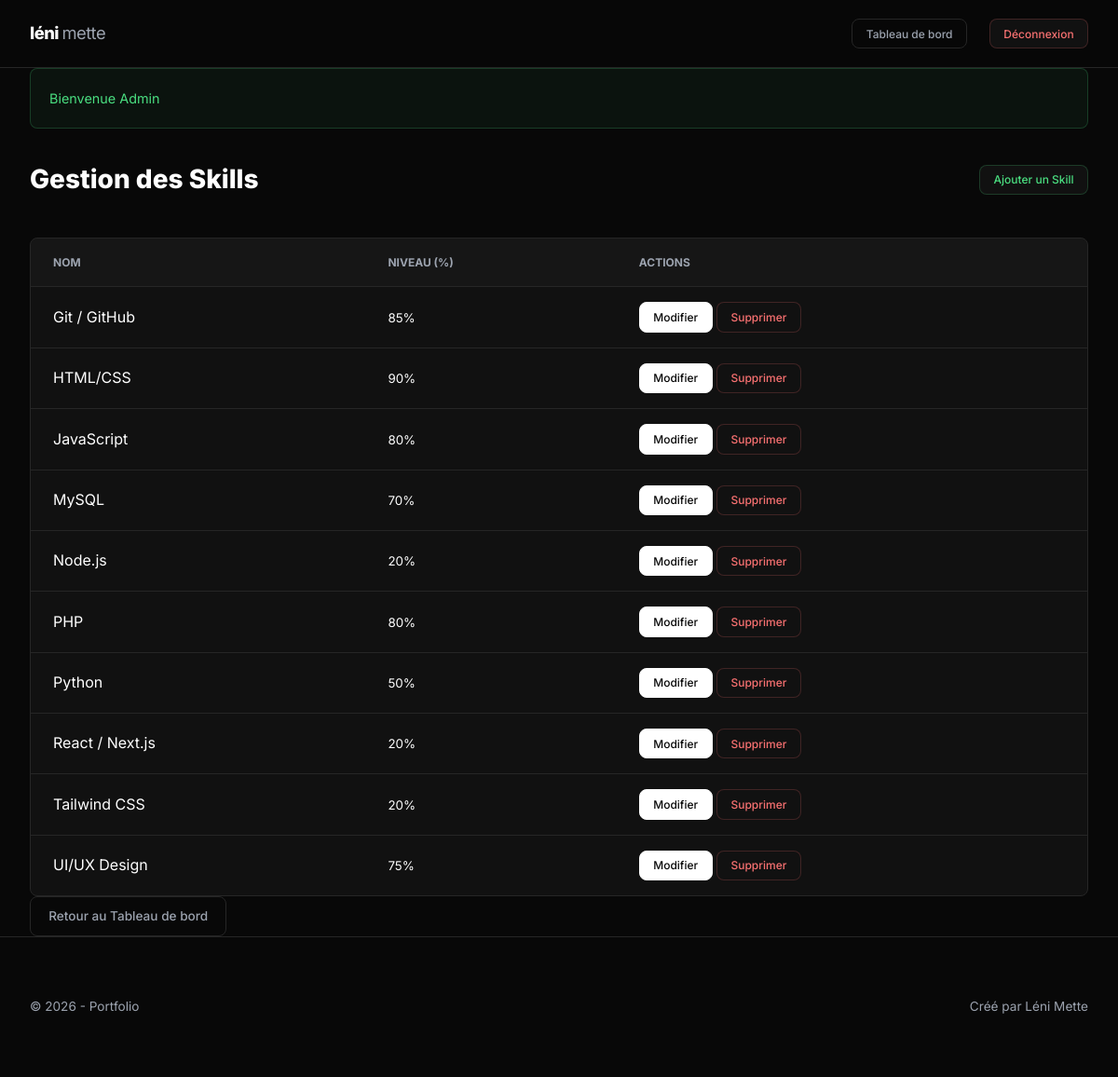
Screenshot of /index.php?action=skill-list (signed in) with the database file from the repository.
### tables this page shows
CREATE TABLE `profile` (
  `id` int(11) NOT NULL,
  `name` varchar(255) NOT NULL,
  `description` text,
  `date_of_birth` date DEFAULT NULL,
  `email` varchar(255) DEFAULT NULL,
  `phone_number` varchar(50) DEFAULT NULL,
  `id_image` int(11) DEFAULT NULL
);

CREATE TABLE `skills` (
  `id` int(11) NOT NULL,
  `name` varchar(255) NOT NULL,
  `level` varchar(100) DEFAULT NULL
);

### controllers/AdminController.php (called while the page is built, shortened)
<?php
class AdminController extends AbstractController {
    public function skillList(): void {
        $skillRepo = new SkillRepository();
        $this->render('admin/skill_list', [
            'skills' => $skillRepo->findAll(),
            'title' => 'Gestion des Skills'
        ]);
    }
}

### index.php (called while the page is built, shortened)
<?php
spl_autoload_register(function ($class) {
    $relative_class = substr($class, 4);
    $parts = explode('\\', $relative_class);
    if (count($parts) > 1) {
        $parts[0] = strtolower($parts[0]);
    }
    $file = __DIR__ . '/' . implode('/', $parts) . '.php';
});
$router = new Routing();
$router->handleRequest();

### repository/AbstractRepository.php (called while the page is built, shortened)
<?php
abstract class AbstractRepository {
    public function __construct() {
        $this->db = Database::getInstance();
    }
}

### services/Database.php (called while the page is built, shortened)
<?php
class Database {
    private static $instance = null;
    private function __construct() {
        try {
            $this->pdo = new PDO(
                "mysql:host=" . DB_HOST . ";dbname=" . DB_NAME . ";charset=utf8mb4",
                DB_USER,
                DB_PASS,
                [
                    PDO::ATTR_ERRMODE => PDO::ERRMODE_EXCEPTION,
                    PDO::ATTR_DEFAULT_FETCH_MODE => PDO::FETCH_ASSOC,
                    PDO::ATTR_EMULATE_PREPARES => false,
                ]
            );
        } catch (PDOException $e) {
            die("Erreur de connexion : " . $e->getMessage());
        }
    }
    public static function getInstance() {
        if (self::$instance === null) {
            self::$instance = new self();
        }
        return self::$instance->pdo;
    }
}

### repository/ProfileRepository.php (called while the page is built, shortened)
<?php
class ProfileRepository extends AbstractRepository {
    public function findOne(): ?Profile {
        try {
            $stmt = $this->db->query("SELECT * FROM profile LIMIT 1");
            $profile = $stmt->fetchObject(Profile::class);
            return $profile ?: null;
        } catch (\PDOException $e) {
            error_log($e->getMessage());
            return null;
        }
    }
}

### models/Profile.php (called while the page is built, shortened)
<?php
class Profile {
    protected $name;
    public function getName(): string { return $this->name ?? ''; }
}

### repository/SkillRepository.php (called while the page is built, shortened)
<?php
class SkillRepository extends AbstractRepository {
    public function findAll(): array {
        try {
            $stmt = $this->db->query("SELECT * FROM skills ORDER BY name ASC");
            return $stmt->fetchAll(PDO::FETCH_CLASS, Skill::class);
        } catch (\PDOException $e) {
            error_log($e->getMessage());
            return [];
        }
    }
}

### models/Skill.php (called while the page is built, shortened)
<?php
class Skill {
    protected $id;
    protected $name;
    protected $level;
    public function getId(): ?int { return (int)$this->id ?: null; }
    public function getName(): string { return $this->name ?? ''; }
    public function getLevel(): int { return (int)$this->level; }
}

### views/admin/skill_list.phtml (the view, shortened to what this page needs)
<div class="admin-header">
    <h1>Gestion des Skills</h1>
    <a href="index.php?action=skill-form" class="btn btn-success btn-sm">Ajouter un Skill</a>
</div>
<div class="admin-table-container">
    <table class="admin-table">
        <thead>
            <tr>
                <th>Nom</th>
                <th>Niveau (%)</th>
                <th>Actions</th>
            </tr>
        </thead>
        <tbody>
            <?php foreach ($skills as $skill): ?>
                <tr>
                    <td><?= htmlspecialchars($skill->getName()) ?></td>
                    <td>
                        <small><?= (int)$skill->getLevel() ?>%</small>
                    </td>
                    <td>
                        <div class="card-actions">
                            <a href="index.php?action=skill-form&id=<?= (int)$skill->getId() ?>" class="btn btn-primary btn-sm">Modifier</a>
                            <a href="index.php?action=skill-delete&id=<?= (int)$skill->getId() ?>"
                               class="btn btn-danger btn-sm"
                               onclick="return confirm('Supprimer cette compétence ?')">Supprimer</a>
                        </div>
                    </td>
                </tr>
            <?php endforeach; ?>
        </tbody>
    </table>
</div>
<div class="admin-footer-actions">
    <a href="index.php?action=admin-dashboard" class="btn btn-secondary">Retour au Tableau de bord</a>
</div>

### views/layout.phtml (shortened to what this page needs)
<!DOCTYPE html>
<html lang="fr">
<head>
    <link rel="stylesheet" href="assets/css/index.css?v=2.1">
</head>
<body>
    <header>
        <div class="container">
            <a href="index.php?action=home" class="logo">
                <?php
                    if (isset($profile) && $profile):
                    $parts = explode(' ', $profile->getName());
                ?>
                    <?= htmlspecialchars($parts[0] ?? 'Portfolio') ?> <span><?= htmlspecialchars($parts[1] ?? '') ?></span>
                <?php else: ?>
                    Mon <span>Portfolio</span>
                <?php endif; ?>
            </a>
            <div class="header-nav">
                <?php
                    if (isset($_SESSION['user'])): ?>
                    <a href="index.php?action=admin-dashboard" class="btn btn-secondary btn-sm">Tableau de bord</a>
                    <a href="index.php?action=logout" class="btn btn-danger btn-sm">Déconnexion</a>
                <?php else: ?>
                    <a href="index.php?action=login" class="nav-icon-admin" title="Connexion">
                        <i data-lucide="shield" style="width:20px; height:20px;"></i>
                    </a>
                <?php endif; ?>
            </div>
        </div>
    </header>
    <main class="container">
        <?php
            if (isset($_SESSION['flash'])): ?>
            <?php foreach ($_SESSION['flash'] as $type => $message): ?>
                <div class="alert alert-<?= $type ?>">
                    <?= htmlspecialchars($message) ?>
                </div>
            <?php endforeach;
            unset($_SESSION['flash']); ?>
        <?php endif; ?>
        <?php
            include __DIR__ . '/' . $content . '.phtml'; ?>
    </main>
    <footer>
        <div class="container">
            <div class="footer-left">
                &copy; <?= date('Y') ?> - Portfolio
            </div>
            <div class="footer-right">
                <?php if (isset($profile) && $profile): ?>
                    Créé par <?= htmlspecialchars($profile->getName()) ?>
                <?php endif; ?>
            </div>
        </div>
    </footer>
</body>
</html>

### assets/css/index.css (style rules this page uses)
:root { --bg: #080808; --surface: #111111; --surface-hover: #161616; --text: #ffffff; --dim-text: #9ca3af; --border: #262626; --accent: #6366f1; --accent-rgb: 99, 102, 241; --primary: #6366f1; --radius: 8px; --font-main: Inter, system-ui, -apple-system, sans-serif; --font-title: Outfit, sans-serif; }
* { box-sizing: border-box; margin: 0; padding: 0; }
body { background-color: var(--bg); color: var(--text); font-family: var(--font-main); line-height: 1.6; -webkit-font-smoothing: antialiased; }
.container { max-width: 1400px; margin: 0 auto; padding: 0 1.5rem; }
@media (min-width: 768px) { .container { padding: 0 2rem; } }
a { text-decoration: none; color: inherit; transition: var(--transition); }
.btn { display: inline-flex; align-items: center; justify-content: center; padding: 0.6rem 1.2rem; border-radius: var(--radius); font-size: 0.85rem; font-weight: 500; transition: var(--transition); background: var(--surface); border: 1px solid var(--border); cursor: pointer; color: var(--text); }
.btn-primary { background: var(--text); color: var(--bg); border-color: var(--text); }
.btn-secondary { background: transparent; border-color: var(--border); color: var(--dim-text); }
.btn-danger { color: #f87171; border-color: rgba(248, 113, 113, 0.2); }
.btn-success { color: #4ade80; border-color: rgba(74, 222, 128, 0.2); }
.btn-sm { padding: 0.35rem 0.9rem; font-size: 0.75rem; }
.alert { padding: 1.25rem; border-radius: var(--radius); margin-bottom: 2rem; font-size: 0.9rem; border: 1px solid var(--border); }
.alert-success { color: #4ade80; border-color: rgba(74, 222, 128, 0.2); background: rgba(74, 222, 128, 0.05); }
header { background: rgba(8, 8, 8, 0.85); backdrop-filter: blur(12px); -webkit-backdrop-filter: blur(12px); border-bottom: 1px solid var(--border); padding: 1.25rem 0; position: sticky; top: 0; z-index: 100; }
header .container { display: flex; justify-content: space-between; align-items: center; }
header .logo { font-size: 1.15rem; font-weight: 800; text-transform: lowercase; letter-spacing: -0.03em; color: var(--text); }
header .logo span { color: var(--dim-text); font-weight: 400; }
header .header-nav { display: flex; gap: 1.5rem; align-items: center; }
footer { padding: 4rem 0; border-top: 1px solid var(--border); color: var(--dim-text); font-size: 0.85rem; }
footer .container { display: flex; flex-direction: column; gap: 1rem; }
@media (min-width: 768px) { footer .container { flex-direction: row; justify-content: space-between; } }
.admin-header { margin-bottom: 2.5rem; display: flex; justify-content: space-between; align-items: center; flex-wrap: wrap; gap: 1rem; }
.admin-header h1 { font-size: 1.75rem; font-weight: 800; }
.admin-table-container { background: var(--surface); border: 1px solid var(--border); border-radius: var(--radius); overflow-x: auto; margin-top: 2rem; }
.admin-table { width: 100%; border-collapse: collapse; min-width: 600px; }
.admin-table th, .admin-table td { padding: 1rem 1.5rem; text-align: left; border-bottom: 1px solid var(--border); }
.admin-table th { font-size: 0.75rem; text-transform: uppercase; color: var(--dim-text); background: rgba(255, 255, 255, 0.02); }
.admin-table tr:last-child td { border-bottom: none; }

### rows the page displays
profile: name "léni", name "mette", name "Léni Mette"
skills: name "Git / GitHub", level "85"
skills: name "HTML/CSS", level "90"
skills: name "JavaScript", level "80"
skills: name "MySQL", level "70"
skills: name "Node.js", level "20"
skills: name "PHP", level "80"
skills: name "Python", level "50"
skills: name "React / Next.js", level "20"
skills: name "Tailwind CSS", level "20"
skills: name "UI/UX Design", level "75"

### other values shown
$message "Bienvenue Admin"
